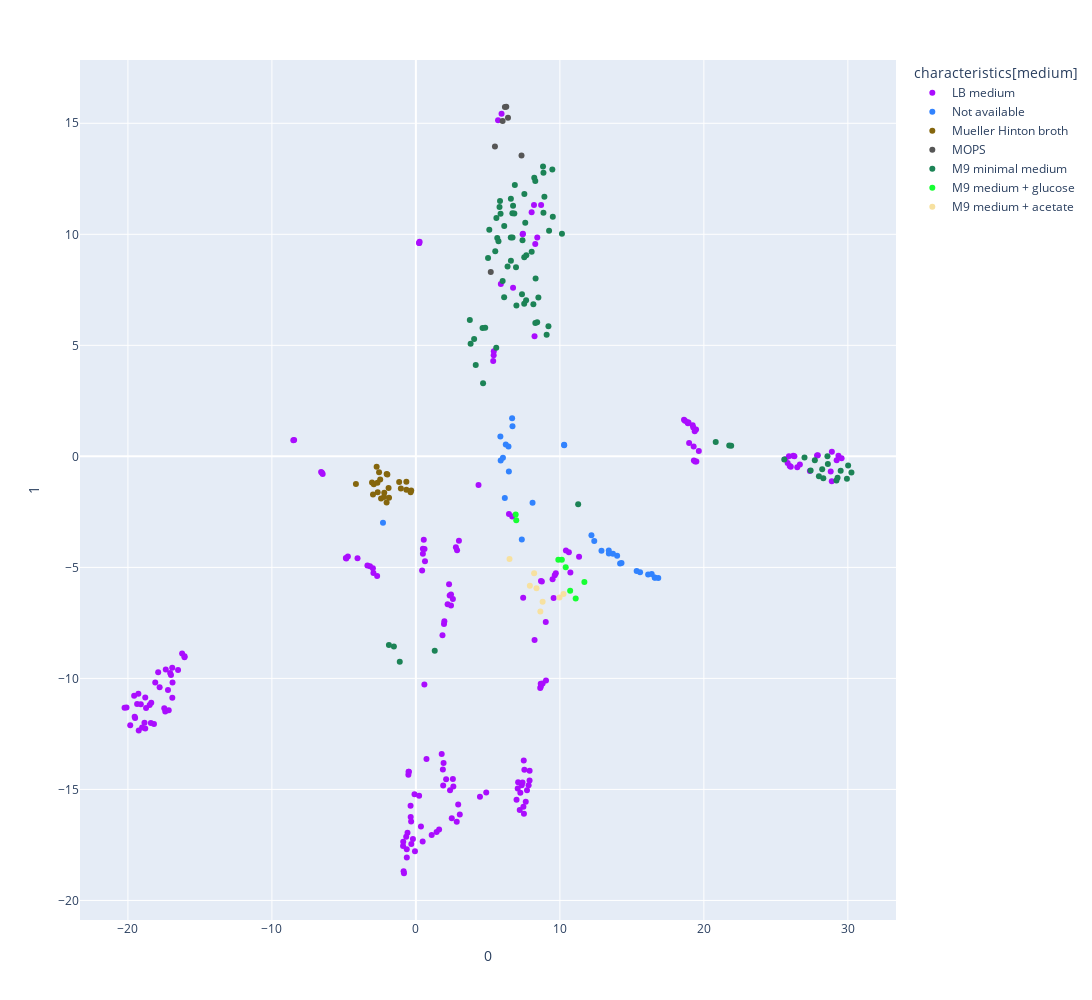
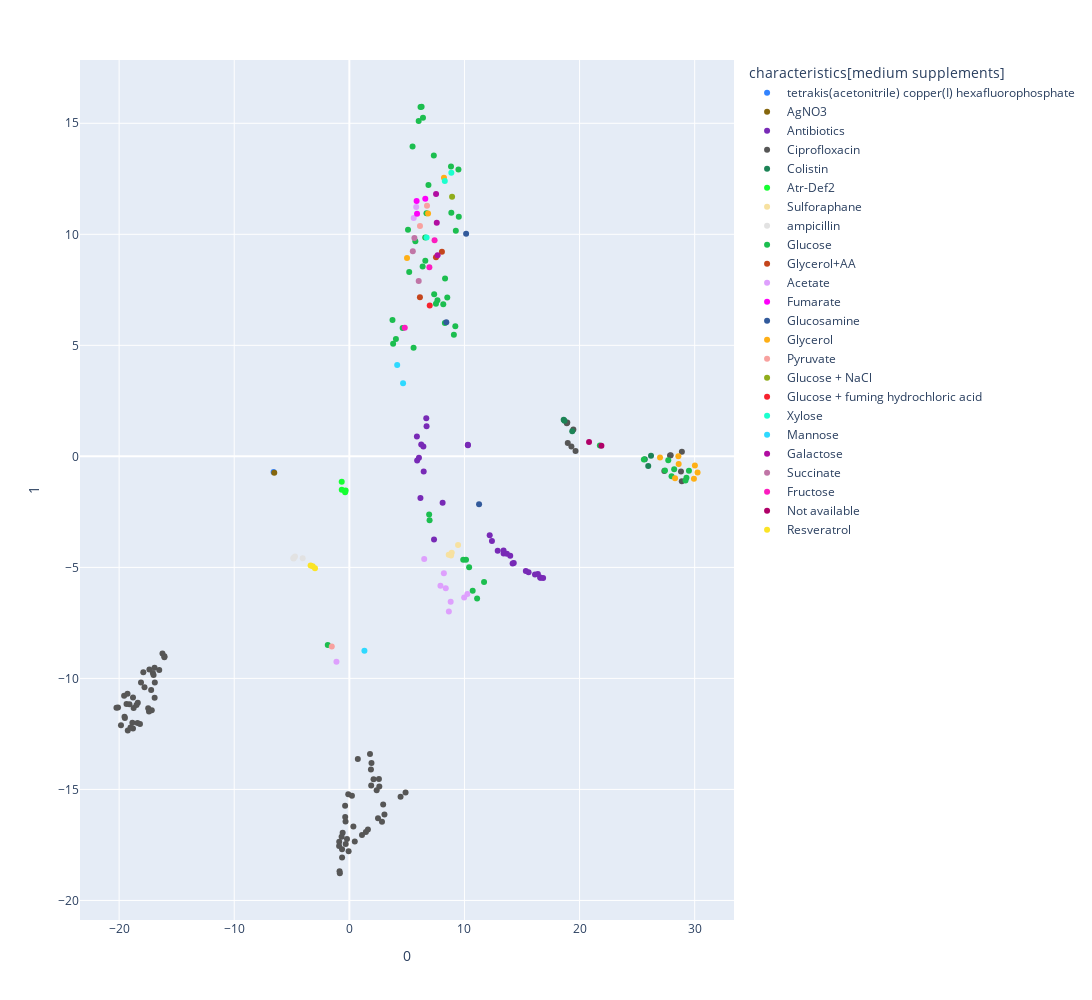
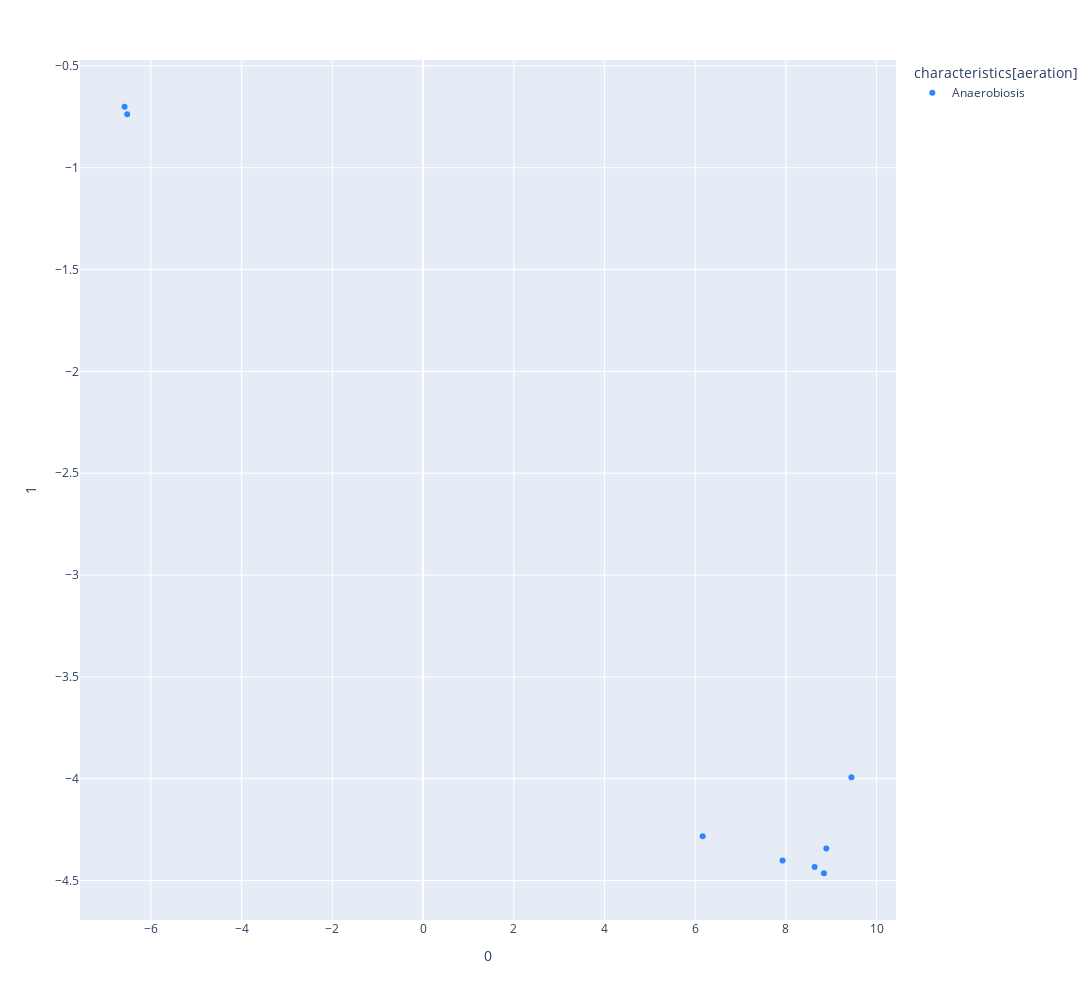
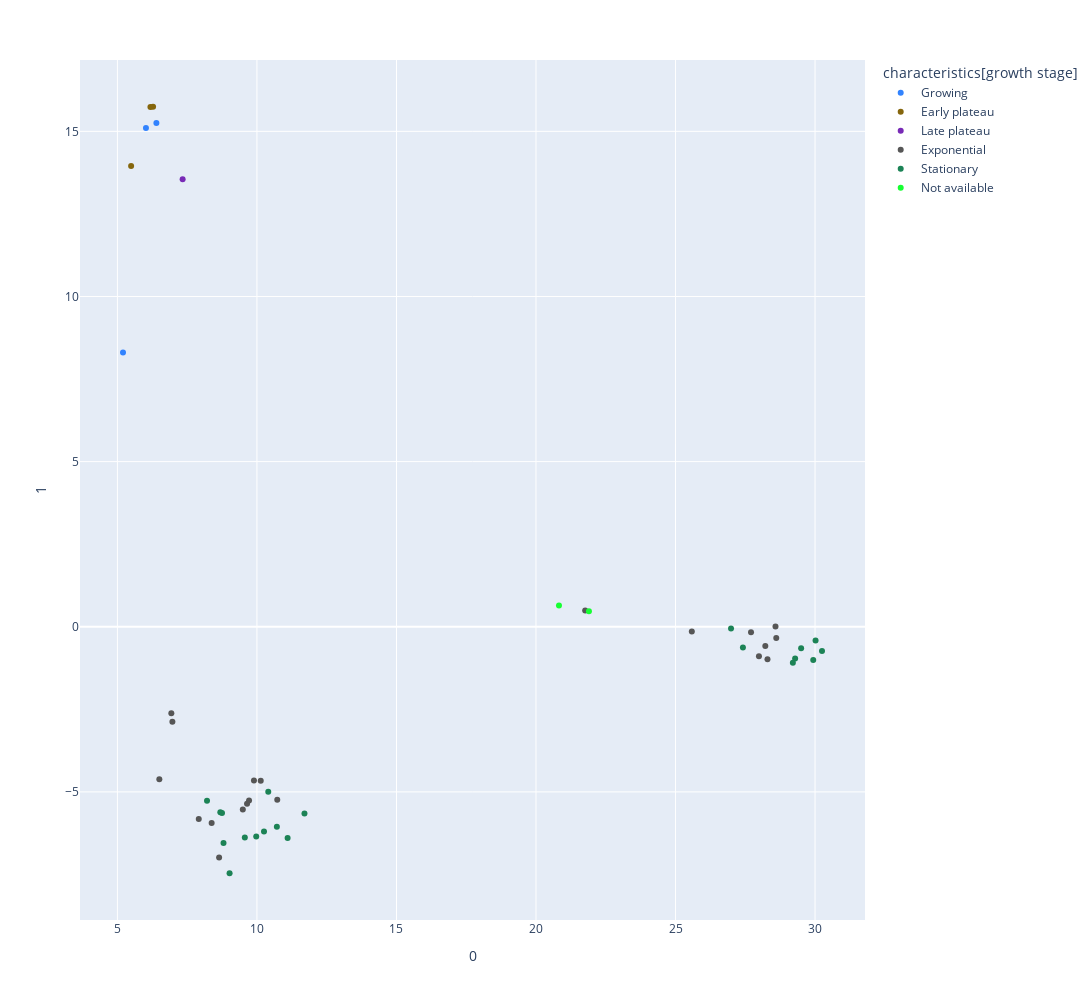

Notebook source saved alongside these figures, in order:
### Code cell
#target_cols = ["characteristics[medium]", "characteristics[medium supplements]", "characteristics[aeration]", "characteristics[growth stage]", "characteristics[genetic background]", "characteristics[optical density]", "project_id", "characteristics[strain/breed]"]

for factor_value in target_cols:
    fig = px.scatter(
        projections, x=0, y=1,
        color=finalDf[factor_value], labels={'color': factor_value},
        color_discrete_sequence=px.colors.qualitative.Alphabet,
        width=1200,
        height=1000
    )
    fig.show()

### Figure 1 — Plotly figure (JSON) as saved in the notebook; plotly's stock layout.template omitted (floating-point values rounded to 4 significant figures; data arrays with more than 128 entries replaced by an {"elided": "..."} marker saying what was removed)
{"data": [{"hovertemplate": "characteristics[medium]=LB medium<br>0=%{x}<br>1=%{y}<extra></extra>", "legendgroup": "LB medium", "marker": {"color": "#AA0DFE", "symbol": "circle"}, "mode": "markers", "name": "LB medium", "orientation": "v", "showlegend": true, "type": "scatter", "x": {"elided": "196 float values"}, "xaxis": "x", "y": {"elided": "196 float values"}, "yaxis": "y"}, {"hovertemplate": "characteristics[medium]=Not available<br>0=%{x}<br>1=%{y}<extra></extra>", "legendgroup": "Not available", "marker": {"color": "#3283FE", "symbol": "circle"}, "mode": "markers", "name": "Not available", "orientation": "v", "showlegend": true, "type": "scatter", "x": [13.4, 12.19, 5.89, 6.43, 14.18, 14.28, 12.89, 13.69, 6.176, 6.458, 6.683, 6.046, 16.13, 15.57, 16.59, 16.6, 13.98, 13.4, 12.39, 8.102, 6.243, 6.708, 10.3, 5.868, 10.3, 7.355, 15.33, 16.83, 16.38, -2.286], "xaxis": "x", "y": [-4.377, -3.558, -0.1908, 0.4454, -4.825, -4.805, -4.247, -4.392, -1.879, -0.6864, 1.72, -0.06712, -5.316, -5.224, -5.452, -5.472, -4.474, -4.235, -3.809, -2.094, 0.5285, 1.356, 0.4969, 0.8943, 0.5277, -3.744, -5.158, -5.474, -5.299, -2.987], "yaxis": "y"}, {"hovertemplate": "characteristics[medium]=Mueller Hinton broth<br>0=%{x}<br>1=%{y}<extra></extra>", "legendgroup": "Mueller Hinton broth", "marker": {"color": "#85660D", "symbol": "circle"}, "mode": "markers", "name": "Mueller Hinton broth", "orientation": "v", "showlegend": true, "type": "scatter", "x": [-2.558, -2.418, -3.047, -2.48, -1.866, -1.897, -2.197, -1.982, -2.03, -2.034, -2.652, -2.923, -2.672, -2.725, -2.213, -2.979, -1.042, -1.161, -4.165, -0.3252, -0.3667, -0.6601, -0.6626], "xaxis": "x", "y": [-0.7213, -1.901, -1.18, -1.043, -1.861, -1.424, -1.641, -0.8151, -0.7894, -2.075, -1.615, -1.254, -1.185, -0.4655, -1.829, -1.716, -1.446, -1.152, -1.25, -1.537, -1.612, -1.499, -1.144], "yaxis": "y"}, {"hovertemplate": "characteristics[medium]=MOPS<br>0=%{x}<br>1=%{y}<extra></extra>", "legendgroup": "MOPS", "marker": {"color": "#565656", "symbol": "circle"}, "mode": "markers", "name": "MOPS", "orientation": "v", "showlegend": true, "type": "scatter", "x": [5.2, 5.49, 7.337, 6.397, 6.277, 6.022, 6.183], "xaxis": "x", "y": [8.305, 13.95, 13.55, 15.25, 15.74, 15.1, 15.74], "yaxis": "y"}, {"hovertemplate": "characteristics[medium]=M9 minimal medium<br>0=%{x}<br>1=%{y}<extra></extra>", "legendgroup": "M9 minimal medium", "marker": {"color": "#1C8356", "symbol": "circle"}, "mode": "markers", "name": "M9 minimal medium", "orientation": "v", "showlegend": true, "type": "scatter", "x": [6.591, 6.701, 5.735, 4.045, 3.801, 3.747, 6.871, 4.629, 5.098, 7.526, 8.041, 6.129, 5.808, -1.12, 5.591, 6.597, 5.842, 5.881, 8.422, 11.27, 10.14, 8.221, 6.838, 5.011, 6.748, 6.134, -1.527, 9.206, 8.296, 8.859, 8.507, 9.25, 7.369, 9.508, 7.654, 8.314, 8.16, 7.523, 9.081, 8.83, 9.477, 6.599, -1.874, 6.368, 8.925, 5.58, 6.982, 8.292, 6.711, 8.86, 1.309, 4.667, 4.156, 7.595, 7.532, 7.668, 6.026, 5.513, 5.652, 6.953, 4.815, 7.404, 25.58, 27.42, 26.99, 20.82, 21.9, 21.76, 29.29, 29.5, 29.21, 29.94, 30.25, 30.02, 27.99, 28.22, 27.71, 28.3, 28.61, 28.58], "xaxis": "x", "y": [9.857, 10.95, 9.693, 5.285, 5.071, 6.138, 12.22, 5.775, 10.21, 8.965, 9.211, 7.167, 11.23, -9.255, 10.73, 11.6, 11.5, 10.93, 6.044, -2.161, 10.03, 12.55, 10.93, 8.938, 11.29, 10.37, -8.563, 5.856, 6.003, 10.97, 7.156, 10.16, 7.304, 10.79, 7.029, 8.005, 6.848, 6.874, 5.481, 13.06, 12.92, 8.81, -8.497, 8.554, 11.69, 4.89, 6.798, 12.4, 9.855, 12.77, -8.757, 3.288, 4.118, 10.53, 11.81, 9.06, 7.901, 9.241, 9.832, 8.517, 5.79, 9.731, -0.1429, -0.6316, -0.0515, 0.6454, 0.4729, 0.493, -0.9583, -0.6538, -1.089, -1.01, -0.7321, -0.4168, -0.8935, -0.5852, -0.17, -0.9834, -0.3422, 0.006513], "yaxis": "y"}, {"hovertemplate": "characteristics[medium]=M9 medium + glucose<br>0=%{x}<br>1=%{y}<extra></extra>", "legendgroup": "M9 medium + glucose", "marker": {"color": "#16FF32", "symbol": "circle"}, "mode": "markers", "name": "M9 medium + glucose", "orientation": "v", "showlegend": true, "type": "scatter", "x": [10.14, 11.7, 9.893, 11.1, 6.97, 10.71, 6.932, 10.41], "xaxis": "x", "y": [-4.66, -5.655, -4.657, -6.4, -2.878, -6.057, -2.621, -4.996], "yaxis": "y"}, {"hovertemplate": "characteristics[medium]=M9 medium + acetate<br>0=%{x}<br>1=%{y}<extra></extra>", "legendgroup": "M9 medium + acetate", "marker": {"color": "#F7E1A0", "symbol": "circle"}, "mode": "markers", "name": "M9 medium + acetate", "orientation": "v", "showlegend": true, "type": "scatter", "x": [7.915, 9.974, 8.644, 8.211, 6.502, 8.802, 8.376, 10.25], "xaxis": "x", "y": [-5.822, -6.351, -6.989, -5.268, -4.618, -6.546, -5.942, -6.198], "yaxis": "y"}], "layout": {"height": 1000, "legend": {"title": {"text": "characteristics[medium]"}, "tracegroupgap": 0}, "margin": {"t": 60}, "width": 1200, "xaxis": {"anchor": "y", "domain": [0, 1], "title": {"text": "0"}}, "yaxis": {"anchor": "x", "domain": [0, 1], "title": {"text": "1"}}}}

### Figure 2 — Plotly figure (JSON) as saved in the notebook; plotly's stock layout.template omitted (floating-point values rounded to 4 significant figures)
{"data": [{"hovertemplate": "characteristics[medium supplements]=tetrakis(acetonitrile) copper(I) hexafluorophosphate<br>0=%{x}<br>1=%{y}<extra></extra>", "legendgroup": "tetrakis(acetonitrile) copper(I) hexafluorophosphate", "marker": {"color": "#3283FE", "symbol": "circle"}, "mode": "markers", "name": "tetrakis(acetonitrile) copper(I) hexafluorophosphate", "orientation": "v", "showlegend": true, "type": "scatter", "x": [-6.582], "xaxis": "x", "y": [-0.7009], "yaxis": "y"}, {"hovertemplate": "characteristics[medium supplements]=AgNO3<br>0=%{x}<br>1=%{y}<extra></extra>", "legendgroup": "AgNO3", "marker": {"color": "#85660D", "symbol": "circle"}, "mode": "markers", "name": "AgNO3", "orientation": "v", "showlegend": true, "type": "scatter", "x": [-6.524], "xaxis": "x", "y": [-0.7383], "yaxis": "y"}, {"hovertemplate": "characteristics[medium supplements]=Antibiotics<br>0=%{x}<br>1=%{y}<extra></extra>", "legendgroup": "Antibiotics", "marker": {"color": "#782AB6", "symbol": "circle"}, "mode": "markers", "name": "Antibiotics", "orientation": "v", "showlegend": true, "type": "scatter", "x": [13.4, 12.19, 5.89, 6.43, 14.18, 14.28, 12.89, 13.69, 6.176, 6.458, 6.683, 6.046, 16.13, 15.57, 16.59, 16.6, 13.98, 13.4, 12.39, 8.102, 6.243, 6.708, 10.3, 5.868, 10.3, 7.355, 15.33, 16.83, 16.38], "xaxis": "x", "y": [-4.377, -3.558, -0.1908, 0.4454, -4.825, -4.805, -4.247, -4.392, -1.879, -0.6864, 1.72, -0.06712, -5.316, -5.224, -5.452, -5.472, -4.474, -4.235, -3.809, -2.094, 0.5285, 1.356, 0.4969, 0.8943, 0.5277, -3.744, -5.158, -5.474, -5.299], "yaxis": "y"}, {"hovertemplate": "characteristics[medium supplements]=Ciprofloxacin<br>0=%{x}<br>1=%{y}<extra></extra>", "legendgroup": "Ciprofloxacin", "marker": {"color": "#565656", "symbol": "circle"}, "mode": "markers", "name": "Ciprofloxacin", "orientation": "v", "showlegend": true, "type": "scatter", "x": [19.29, 18.98, 19.65, 18.93, 19.46, 18.89, -0.89, 3.049, -0.8791, 1.438, -0.5819, 0.351, 2.836, 2.938, 4.884, 1.612, 2.491, -0.8518, -0.8271, 0.4704, -0.2066, 1.098, -0.06401, -0.631, -0.3168, 0.2248, 2.569, 2.101, 1.924, 1.793, -0.3314, 1.896, -0.6349, -0.361, 4.45, 0.7362, -0.6737, 2.602, -0.3685, -0.09495, 2.372, 1.874, -16.92, -19.57, -18.38, -19.27, -19.36, -18.79, -19.5, -19.53, -18.85, -17.16, -17.4, -17.47, -17.07, -17.01, -17.37, -16.9, -16.24, -16.52, -18.49, -17.22, -19.1, -20.1, -18.74, -20.23, -18.41, -19.84, -19.25, -18.8, -19.01, -18.19, -17.9, -18.1, -16.07, -16.06, -17.8, -16.92, 28.88, 28.81, 28.89, 27.86, 27.36, 27.92], "xaxis": "x", "y": [0.4417, 0.6063, 0.2364, 1.522, 1.205, 1.496, -17.55, -16.13, -17.36, -16.92, -16.96, -16.67, -16.46, -15.68, -15.14, -16.8, -16.3, -18.69, -18.78, -17.34, -17.23, -17.05, -17.78, -18.07, -17.46, -15.28, -14.53, -14.54, -13.81, -13.4, -16.45, -14.83, -17.7, -16.24, -15.33, -13.63, -17.14, -14.86, -15.73, -15.22, -15.04, -14.1, -10.88, -10.78, -11.09, -10.69, -11.16, -10.86, -11.79, -11.72, -12.0, -11.43, -11.49, -11.34, -9.755, -9.847, -9.601, -10.18, -8.877, -9.624, -11.2, -10.52, -11.16, -11.31, -11.33, -11.32, -12.01, -12.11, -12.35, -12.25, -12.21, -12.06, -9.718, -10.19, -9.049, -9.001, -10.4, -9.516, -1.119, -0.6833, 0.2124, 0.04123, -0.6643, 0.05496], "yaxis": "y"}, {"hovertemplate": "characteristics[medium supplements]=Colistin<br>0=%{x}<br>1=%{y}<extra></extra>", "legendgroup": "Colistin", "marker": {"color": "#1C8356", "symbol": "circle"}, "mode": "markers", "name": "Colistin", "orientation": "v", "showlegend": true, "type": "scatter", "x": [18.62, 18.69, 19.36, 25.96, 26.21, 25.67], "xaxis": "x", "y": [1.654, 1.601, 1.127, -0.4396, 0.02403, -0.1338], "yaxis": "y"}, {"hovertemplate": "characteristics[medium supplements]=Atr-Def2<br>0=%{x}<br>1=%{y}<extra></extra>", "legendgroup": "Atr-Def2", "marker": {"color": "#16FF32", "symbol": "circle"}, "mode": "markers", "name": "Atr-Def2", "orientation": "v", "showlegend": true, "type": "scatter", "x": [-0.3252, -0.3667, -0.6601, -0.6626], "xaxis": "x", "y": [-1.537, -1.612, -1.499, -1.144], "yaxis": "y"}, {"hovertemplate": "characteristics[medium supplements]=Sulforaphane<br>0=%{x}<br>1=%{y}<extra></extra>", "legendgroup": "Sulforaphane", "marker": {"color": "#F7E1A0", "symbol": "circle"}, "mode": "markers", "name": "Sulforaphane", "orientation": "v", "showlegend": true, "type": "scatter", "x": [9.446, 8.633, 8.892, 8.838], "xaxis": "x", "y": [-3.993, -4.434, -4.343, -4.464], "yaxis": "y"}, {"hovertemplate": "characteristics[medium supplements]=ampicillin<br>0=%{x}<br>1=%{y}<extra></extra>", "legendgroup": "ampicillin", "marker": {"color": "#E2E2E2", "symbol": "circle"}, "mode": "markers", "name": "ampicillin", "orientation": "v", "showlegend": true, "type": "scatter", "x": [-4.054, -4.839, -4.724, -4.861], "xaxis": "x", "y": [-4.588, -4.597, -4.508, -4.575], "yaxis": "y"}, {"hovertemplate": "characteristics[medium supplements]=Glucose<br>0=%{x}<br>1=%{y}<extra></extra>", "legendgroup": "Glucose", "marker": {"color": "#1CBE4F", "symbol": "circle"}, "mode": "markers", "name": "Glucose", "orientation": "v", "showlegend": true, "type": "scatter", "x": [5.2, 5.49, 7.337, 6.397, 6.277, 6.022, 6.183, 6.591, 6.701, 5.735, 4.045, 3.801, 3.747, 6.871, 4.629, 5.098, 9.206, 8.296, 8.859, 8.507, 9.25, 7.369, 9.508, 7.654, 8.314, 8.16, 7.523, 9.081, 8.83, 9.477, 6.599, -1.874, 6.368, 5.58, 25.58, 27.42, 21.76, 29.29, 29.5, 29.21, 27.99, 28.22, 27.71, 10.14, 11.7, 9.893, 11.1, 6.97, 10.71, 6.932, 10.41], "xaxis": "x", "y": [8.305, 13.95, 13.55, 15.25, 15.74, 15.1, 15.74, 9.857, 10.95, 9.693, 5.285, 5.071, 6.138, 12.22, 5.775, 10.21, 5.856, 6.003, 10.97, 7.156, 10.16, 7.304, 10.79, 7.029, 8.005, 6.848, 6.874, 5.481, 13.06, 12.92, 8.81, -8.497, 8.554, 4.89, -0.1429, -0.6316, 0.493, -0.9583, -0.6538, -1.089, -0.8935, -0.5852, -0.17, -4.66, -5.655, -4.657, -6.4, -2.878, -6.057, -2.621, -4.996], "yaxis": "y"}, {"hovertemplate": "characteristics[medium supplements]=Glycerol+AA<br>0=%{x}<br>1=%{y}<extra></extra>", "legendgroup": "Glycerol+AA", "marker": {"color": "#C4451C", "symbol": "circle"}, "mode": "markers", "name": "Glycerol+AA", "orientation": "v", "showlegend": true, "type": "scatter", "x": [7.526, 8.041, 6.129], "xaxis": "x", "y": [8.965, 9.211, 7.167], "yaxis": "y"}, {"hovertemplate": "characteristics[medium supplements]=Acetate<br>0=%{x}<br>1=%{y}<extra></extra>", "legendgroup": "Acetate", "marker": {"color": "#DEA0FD", "symbol": "circle"}, "mode": "markers", "name": "Acetate", "orientation": "v", "showlegend": true, "type": "scatter", "x": [5.808, -1.12, 5.591, 7.915, 9.974, 8.644, 8.211, 6.502, 8.802, 8.376, 10.25], "xaxis": "x", "y": [11.23, -9.255, 10.73, -5.822, -6.351, -6.989, -5.268, -4.618, -6.546, -5.942, -6.198], "yaxis": "y"}, {"hovertemplate": "characteristics[medium supplements]=Fumarate<br>0=%{x}<br>1=%{y}<extra></extra>", "legendgroup": "Fumarate", "marker": {"color": "#FE00FA", "symbol": "circle"}, "mode": "markers", "name": "Fumarate", "orientation": "v", "showlegend": true, "type": "scatter", "x": [6.597, 5.842, 5.881], "xaxis": "x", "y": [11.6, 11.5, 10.93], "yaxis": "y"}, {"hovertemplate": "characteristics[medium supplements]=Glucosamine<br>0=%{x}<br>1=%{y}<extra></extra>", "legendgroup": "Glucosamine", "marker": {"color": "#325A9B", "symbol": "circle"}, "mode": "markers", "name": "Glucosamine", "orientation": "v", "showlegend": true, "type": "scatter", "x": [8.422, 11.27, 10.14], "xaxis": "x", "y": [6.044, -2.161, 10.03], "yaxis": "y"}, {"hovertemplate": "characteristics[medium supplements]=Glycerol<br>0=%{x}<br>1=%{y}<extra></extra>", "legendgroup": "Glycerol", "marker": {"color": "#FEAF16", "symbol": "circle"}, "mode": "markers", "name": "Glycerol", "orientation": "v", "showlegend": true, "type": "scatter", "x": [8.221, 6.838, 5.011, 26.99, 29.94, 30.25, 30.02, 28.3, 28.61, 28.58], "xaxis": "x", "y": [12.55, 10.93, 8.938, -0.0515, -1.01, -0.7321, -0.4168, -0.9834, -0.3422, 0.006513], "yaxis": "y"}, {"hovertemplate": "characteristics[medium supplements]=Pyruvate<br>0=%{x}<br>1=%{y}<extra></extra>", "legendgroup": "Pyruvate", "marker": {"color": "#F8A19F", "symbol": "circle"}, "mode": "markers", "name": "Pyruvate", "orientation": "v", "showlegend": true, "type": "scatter", "x": [6.748, 6.134, -1.527], "xaxis": "x", "y": [11.29, 10.37, -8.563], "yaxis": "y"}, {"hovertemplate": "characteristics[medium supplements]=Glucose + NaCl<br>0=%{x}<br>1=%{y}<extra></extra>", "legendgroup": "Glucose + NaCl", "marker": {"color": "#90AD1C", "symbol": "circle"}, "mode": "markers", "name": "Glucose + NaCl", "orientation": "v", "showlegend": true, "type": "scatter", "x": [8.925], "xaxis": "x", "y": [11.69], "yaxis": "y"}, {"hovertemplate": "characteristics[medium supplements]=Glucose + fuming hydrochloric acid<br>0=%{x}<br>1=%{y}<extra></extra>", "legendgroup": "Glucose + fuming hydrochloric acid", "marker": {"color": "#F6222E", "symbol": "circle"}, "mode": "markers", "name": "Glucose + fuming hydrochloric acid", "orientation": "v", "showlegend": true, "type": "scatter", "x": [6.982], "xaxis": "x", "y": [6.798], "yaxis": "y"}, {"hovertemplate": "characteristics[medium supplements]=Xylose<br>0=%{x}<br>1=%{y}<extra></extra>", "legendgroup": "Xylose", "marker": {"color": "#1CFFCE", "symbol": "circle"}, "mode": "markers", "name": "Xylose", "orientation": "v", "showlegend": true, "type": "scatter", "x": [8.292, 6.711, 8.86], "xaxis": "x", "y": [12.4, 9.855, 12.77], "yaxis": "y"}, {"hovertemplate": "characteristics[medium supplements]=Mannose<br>0=%{x}<br>1=%{y}<extra></extra>", "legendgroup": "Mannose", "marker": {"color": "#2ED9FF", "symbol": "circle"}, "mode": "markers", "name": "Mannose", "orientation": "v", "showlegend": true, "type": "scatter", "x": [1.309, 4.667, 4.156], "xaxis": "x", "y": [-8.757, 3.288, 4.118], "yaxis": "y"}, {"hovertemplate": "characteristics[medium supplements]=Galactose<br>0=%{x}<br>1=%{y}<extra></extra>", "legendgroup": "Galactose", "marker": {"color": "#B10DA1", "symbol": "circle"}, "mode": "markers", "name": "Galactose", "orientation": "v", "showlegend": true, "type": "scatter", "x": [7.595, 7.532, 7.668], "xaxis": "x", "y": [10.53, 11.81, 9.06], "yaxis": "y"}, {"hovertemplate": "characteristics[medium supplements]=Succinate<br>0=%{x}<br>1=%{y}<extra></extra>", "legendgroup": "Succinate", "marker": {"color": "#C075A6", "symbol": "circle"}, "mode": "markers", "name": "Succinate", "orientation": "v", "showlegend": true, "type": "scatter", "x": [6.026, 5.513, 5.652], "xaxis": "x", "y": [7.901, 9.241, 9.832], "yaxis": "y"}, {"hovertemplate": "characteristics[medium supplements]=Fructose<br>0=%{x}<br>1=%{y}<extra></extra>", "legendgroup": "Fructose", "marker": {"color": "#FC1CBF", "symbol": "circle"}, "mode": "markers", "name": "Fructose", "orientation": "v", "showlegend": true, "type": "scatter", "x": [6.953, 4.815, 7.404], "xaxis": "x", "y": [8.517, 5.79, 9.731], "yaxis": "y"}, {"hovertemplate": "characteristics[medium supplements]=Not available<br>0=%{x}<br>1=%{y}<extra></extra>", "legendgroup": "Not available", "marker": {"color": "#B00068", "symbol": "circle"}, "mode": "markers", "name": "Not available", "orientation": "v", "showlegend": true, "type": "scatter", "x": [20.82, 21.9], "xaxis": "x", "y": [0.6454, 0.4729], "yaxis": "y"}, {"hovertemplate": "characteristics[medium supplements]=Resveratrol<br>0=%{x}<br>1=%{y}<extra></extra>", "legendgroup": "Resveratrol", "marker": {"color": "#FBE426", "symbol": "circle"}, "mode": "markers", "name": "Resveratrol", "orientation": "v", "showlegend": true, "type": "scatter", "x": [-2.985, -3.187, -3.367], "xaxis": "x", "y": [-5.041, -4.947, -4.912], "yaxis": "y"}], "layout": {"height": 1000, "legend": {"title": {"text": "characteristics[medium supplements]"}, "tracegroupgap": 0}, "margin": {"t": 60}, "width": 1200, "xaxis": {"anchor": "y", "domain": [0, 1], "title": {"text": "0"}}, "yaxis": {"anchor": "x", "domain": [0, 1], "title": {"text": "1"}}}}

### Figure 3 — Plotly figure (JSON) as saved in the notebook; plotly's stock layout.template omitted (floating-point values rounded to 4 significant figures)
{"data": [{"hovertemplate": "characteristics[aeration]=Anaerobiosis<br>0=%{x}<br>1=%{y}<extra></extra>", "legendgroup": "Anaerobiosis", "marker": {"color": "#3283FE", "symbol": "circle"}, "mode": "markers", "name": "Anaerobiosis", "orientation": "v", "showlegend": true, "type": "scatter", "x": [-6.582, -6.524, 6.165, 7.927, 9.446, 8.633, 8.892, 8.838], "xaxis": "x", "y": [-0.7009, -0.7383, -4.283, -4.402, -3.993, -4.434, -4.343, -4.464], "yaxis": "y"}], "layout": {"height": 1000, "legend": {"title": {"text": "characteristics[aeration]"}, "tracegroupgap": 0}, "margin": {"t": 60}, "width": 1200, "xaxis": {"anchor": "y", "domain": [0, 1], "title": {"text": "0"}}, "yaxis": {"anchor": "x", "domain": [0, 1], "title": {"text": "1"}}}}

### Figure 4 — Plotly figure (JSON) as saved in the notebook; plotly's stock layout.template omitted (floating-point values rounded to 4 significant figures)
{"data": [{"hovertemplate": "characteristics[growth stage]=Growing<br>0=%{x}<br>1=%{y}<extra></extra>", "legendgroup": "Growing", "marker": {"color": "#3283FE", "symbol": "circle"}, "mode": "markers", "name": "Growing", "orientation": "v", "showlegend": true, "type": "scatter", "x": [5.2, 6.397, 6.022], "xaxis": "x", "y": [8.305, 15.25, 15.1], "yaxis": "y"}, {"hovertemplate": "characteristics[growth stage]=Early plateau<br>0=%{x}<br>1=%{y}<extra></extra>", "legendgroup": "Early plateau", "marker": {"color": "#85660D", "symbol": "circle"}, "mode": "markers", "name": "Early plateau", "orientation": "v", "showlegend": true, "type": "scatter", "x": [5.49, 6.277, 6.183], "xaxis": "x", "y": [13.95, 15.74, 15.74], "yaxis": "y"}, {"hovertemplate": "characteristics[growth stage]=Late plateau<br>0=%{x}<br>1=%{y}<extra></extra>", "legendgroup": "Late plateau", "marker": {"color": "#782AB6", "symbol": "circle"}, "mode": "markers", "name": "Late plateau", "orientation": "v", "showlegend": true, "type": "scatter", "x": [7.337], "xaxis": "x", "y": [13.55], "yaxis": "y"}, {"hovertemplate": "characteristics[growth stage]=Exponential<br>0=%{x}<br>1=%{y}<extra></extra>", "legendgroup": "Exponential", "marker": {"color": "#565656", "symbol": "circle"}, "mode": "markers", "name": "Exponential", "orientation": "v", "showlegend": true, "type": "scatter", "x": [25.58, 21.76, 27.99, 28.22, 27.71, 28.3, 28.61, 28.58, 9.645, 10.14, 7.915, 9.717, 9.893, 8.644, 10.73, 6.97, 6.502, 9.493, 6.932, 8.376], "xaxis": "x", "y": [-0.1429, 0.493, -0.8935, -0.5852, -0.17, -0.9834, -0.3422, 0.006513, -5.359, -4.66, -5.822, -5.262, -4.657, -6.989, -5.235, -2.878, -4.618, -5.532, -2.621, -5.942], "yaxis": "y"}, {"hovertemplate": "characteristics[growth stage]=Stationary<br>0=%{x}<br>1=%{y}<extra></extra>", "legendgroup": "Stationary", "marker": {"color": "#1C8356", "symbol": "circle"}, "mode": "markers", "name": "Stationary", "orientation": "v", "showlegend": true, "type": "scatter", "x": [27.42, 26.99, 29.29, 29.5, 29.21, 29.94, 30.25, 30.02, 9.566, 11.7, 9.974, 9.019, 11.1, 8.211, 8.687, 10.71, 8.802, 8.748, 10.41, 10.25], "xaxis": "x", "y": [-0.6316, -0.0515, -0.9583, -0.6538, -1.089, -1.01, -0.7321, -0.4168, -6.383, -5.655, -6.351, -7.464, -6.4, -5.268, -5.615, -6.057, -6.546, -5.637, -4.996, -6.198], "yaxis": "y"}, {"hovertemplate": "characteristics[growth stage]=Not available<br>0=%{x}<br>1=%{y}<extra></extra>", "legendgroup": "Not available", "marker": {"color": "#16FF32", "symbol": "circle"}, "mode": "markers", "name": "Not available", "orientation": "v", "showlegend": true, "type": "scatter", "x": [20.82, 21.9], "xaxis": "x", "y": [0.6454, 0.4729], "yaxis": "y"}], "layout": {"height": 1000, "legend": {"title": {"text": "characteristics[growth stage]"}, "tracegroupgap": 0}, "margin": {"t": 60}, "width": 1200, "xaxis": {"anchor": "y", "domain": [0, 1], "title": {"text": "0"}}, "yaxis": {"anchor": "x", "domain": [0, 1], "title": {"text": "1"}}}}
